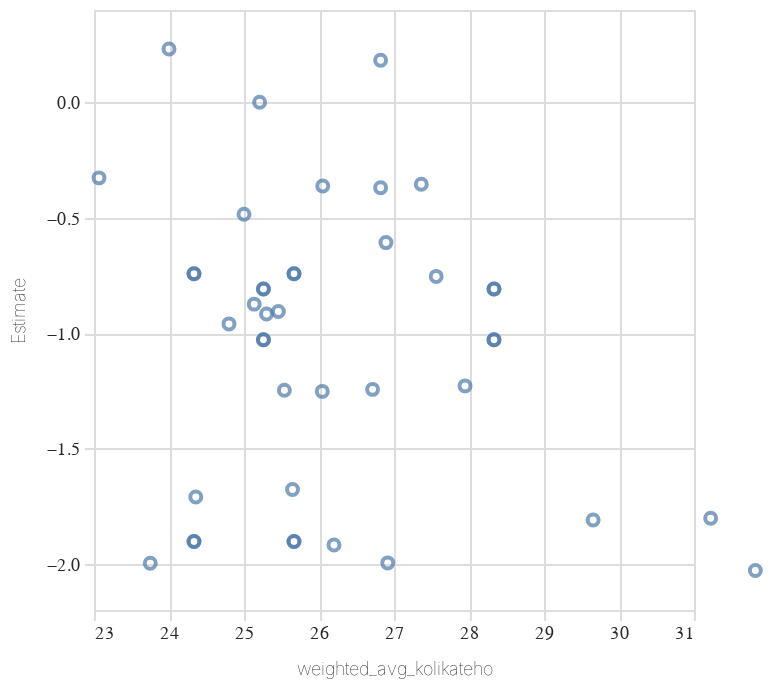

The notebook cell this image was saved under:
### Code cell
alt.Chart(
    vysledky
).mark_point(
).encode(
    alt.Y("Estimate:Q"),
    alt.X("weighted_avg_kolikateho:Q",scale=alt.Scale(domain=[23,31]))
)
